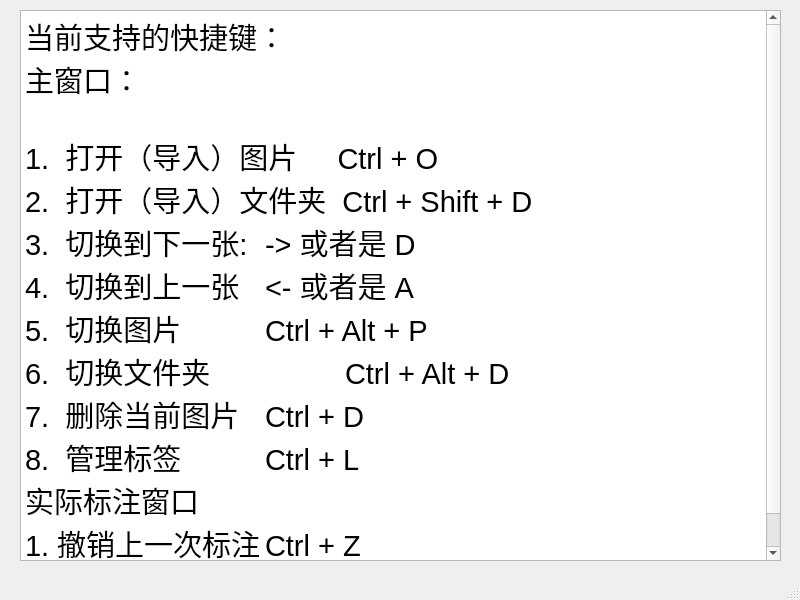
<?xml version="1.0" encoding="UTF-8"?>
<ui version="4.0">
 <class>helpAndCheck</class>
 <widget class="QMainWindow" name="helpAndCheck">
  <property name="geometry">
   <rect>
    <x>0</x>
    <y>0</y>
    <width>800</width>
    <height>600</height>
   </rect>
  </property>
  <property name="windowTitle">
   <string>MainWindow</string>
  </property>
  <widget class="QWidget" name="centralwidget">
   <widget class="QTextBrowser" name="textBrowser">
    <property name="geometry">
     <rect>
      <x>20</x>
      <y>10</y>
      <width>761</width>
      <height>551</height>
     </rect>
    </property>
    <property name="html">
     <string>&lt;!DOCTYPE HTML PUBLIC &quot;-//W3C//DTD HTML 4.0//EN&quot; &quot;http://www.w3.org/TR/REC-html40/strict.dtd&quot;&gt;
&lt;html&gt;&lt;head&gt;&lt;meta name=&quot;qrichtext&quot; content=&quot;1&quot; /&gt;&lt;meta charset=&quot;utf-8&quot; /&gt;&lt;style type=&quot;text/css&quot;&gt;
p, li { white-space: pre-wrap; }
hr { height: 1px; border-width: 0; }
li.unchecked::marker { content: &quot;\2610&quot;; }
li.checked::marker { content: &quot;\2612&quot;; }
&lt;/style&gt;&lt;/head&gt;&lt;body style=&quot; font-family:'Microsoft YaHei UI'; font-size:9pt; font-weight:400; font-style:normal;&quot;&gt;
&lt;p style=&quot; margin-top:0px; margin-bottom:0px; margin-left:0px; margin-right:0px; -qt-block-indent:0; text-indent:0px;&quot;&gt;&lt;span style=&quot; font-size:22pt;&quot;&gt;当前支持的快捷键：&lt;/span&gt;&lt;/p&gt;
&lt;p style=&quot; margin-top:0px; margin-bottom:0px; margin-left:0px; margin-right:0px; -qt-block-indent:0; text-indent:0px;&quot;&gt;&lt;span style=&quot; font-size:22pt;&quot;&gt;主窗口：&lt;/span&gt;&lt;/p&gt;
&lt;p style=&quot;-qt-paragraph-type:empty; margin-top:0px; margin-bottom:0px; margin-left:0px; margin-right:0px; -qt-block-indent:0; text-indent:0px; font-size:22pt;&quot;&gt;&lt;br /&gt;&lt;/p&gt;
&lt;p style=&quot; margin-top:0px; margin-bottom:0px; margin-left:0px; margin-right:0px; -qt-block-indent:0; text-indent:0px;&quot;&gt;&lt;span style=&quot; font-size:22pt;&quot;&gt;1.  打开（导入）图片     Ctrl + O&lt;/span&gt;&lt;/p&gt;
&lt;p style=&quot; margin-top:0px; margin-bottom:0px; margin-left:0px; margin-right:0px; -qt-block-indent:0; text-indent:0px;&quot;&gt;&lt;span style=&quot; font-size:22pt;&quot;&gt;2.  打开（导入）文件夹  Ctrl + Shift + D&lt;/span&gt;&lt;/p&gt;
&lt;p style=&quot; margin-top:0px; margin-bottom:0px; margin-left:0px; margin-right:0px; -qt-block-indent:0; text-indent:0px;&quot;&gt;&lt;span style=&quot; font-size:22pt;&quot;&gt;3.  切换到下一张: 	-&amp;gt; 或者是 D&lt;/span&gt;&lt;/p&gt;
&lt;p style=&quot; margin-top:0px; margin-bottom:0px; margin-left:0px; margin-right:0px; -qt-block-indent:0; text-indent:0px;&quot;&gt;&lt;span style=&quot; font-size:22pt;&quot;&gt;4.  切换到上一张	&amp;lt;- 或者是 A&lt;/span&gt;&lt;/p&gt;
&lt;p style=&quot; margin-top:0px; margin-bottom:0px; margin-left:0px; margin-right:0px; -qt-block-indent:0; text-indent:0px;&quot;&gt;&lt;span style=&quot; font-size:22pt;&quot;&gt;5.  切换图片		Ctrl + Alt + P&lt;/span&gt;&lt;/p&gt;
&lt;p style=&quot; margin-top:0px; margin-bottom:0px; margin-left:0px; margin-right:0px; -qt-block-indent:0; text-indent:0px;&quot;&gt;&lt;span style=&quot; font-size:22pt;&quot;&gt;6.  切换文件夹		Ctrl + Alt + D&lt;/span&gt;&lt;/p&gt;
&lt;p style=&quot; margin-top:0px; margin-bottom:0px; margin-left:0px; margin-right:0px; -qt-block-indent:0; text-indent:0px;&quot;&gt;&lt;span style=&quot; font-size:22pt;&quot;&gt;7.  删除当前图片	Ctrl + D&lt;/span&gt;&lt;/p&gt;
&lt;p style=&quot; margin-top:0px; margin-bottom:0px; margin-left:0px; margin-right:0px; -qt-block-indent:0; text-indent:0px;&quot;&gt;&lt;span style=&quot; font-size:22pt;&quot;&gt;8.  管理标签		Ctrl + L		 &lt;/span&gt;&lt;/p&gt;
&lt;p style=&quot; margin-top:0px; margin-bottom:0px; margin-left:0px; margin-right:0px; -qt-block-indent:0; text-indent:0px;&quot;&gt;&lt;span style=&quot; font-size:22pt;&quot;&gt;实际标注窗口&lt;/span&gt;&lt;/p&gt;
&lt;p style=&quot; margin-top:0px; margin-bottom:0px; margin-left:0px; margin-right:0px; -qt-block-indent:0; text-indent:0px;&quot;&gt;&lt;span style=&quot; font-size:22pt;&quot;&gt;1. 撤销上一次标注	Ctrl + Z&lt;/span&gt;&lt;/p&gt;
&lt;p style=&quot;-qt-paragraph-type:empty; margin-top:0px; margin-bottom:0px; margin-left:0px; margin-right:0px; -qt-block-indent:0; text-indent:0px;&quot;&gt;&lt;br /&gt;&lt;/p&gt;
&lt;p style=&quot;-qt-paragraph-type:empty; margin-top:0px; margin-bottom:0px; margin-left:0px; margin-right:0px; -qt-block-indent:0; text-indent:0px;&quot;&gt;&lt;br /&gt;&lt;/p&gt;&lt;/body&gt;&lt;/html&gt;</string>
    </property>
   </widget>
  </widget>
  <widget class="QMenuBar" name="menubar">
   <property name="geometry">
    <rect>
     <x>0</x>
     <y>0</y>
     <width>800</width>
     <height>17</height>
    </rect>
   </property>
  </widget>
  <widget class="QStatusBar" name="statusbar"/>
 </widget>
 <resources/>
 <connections/>
</ui>
